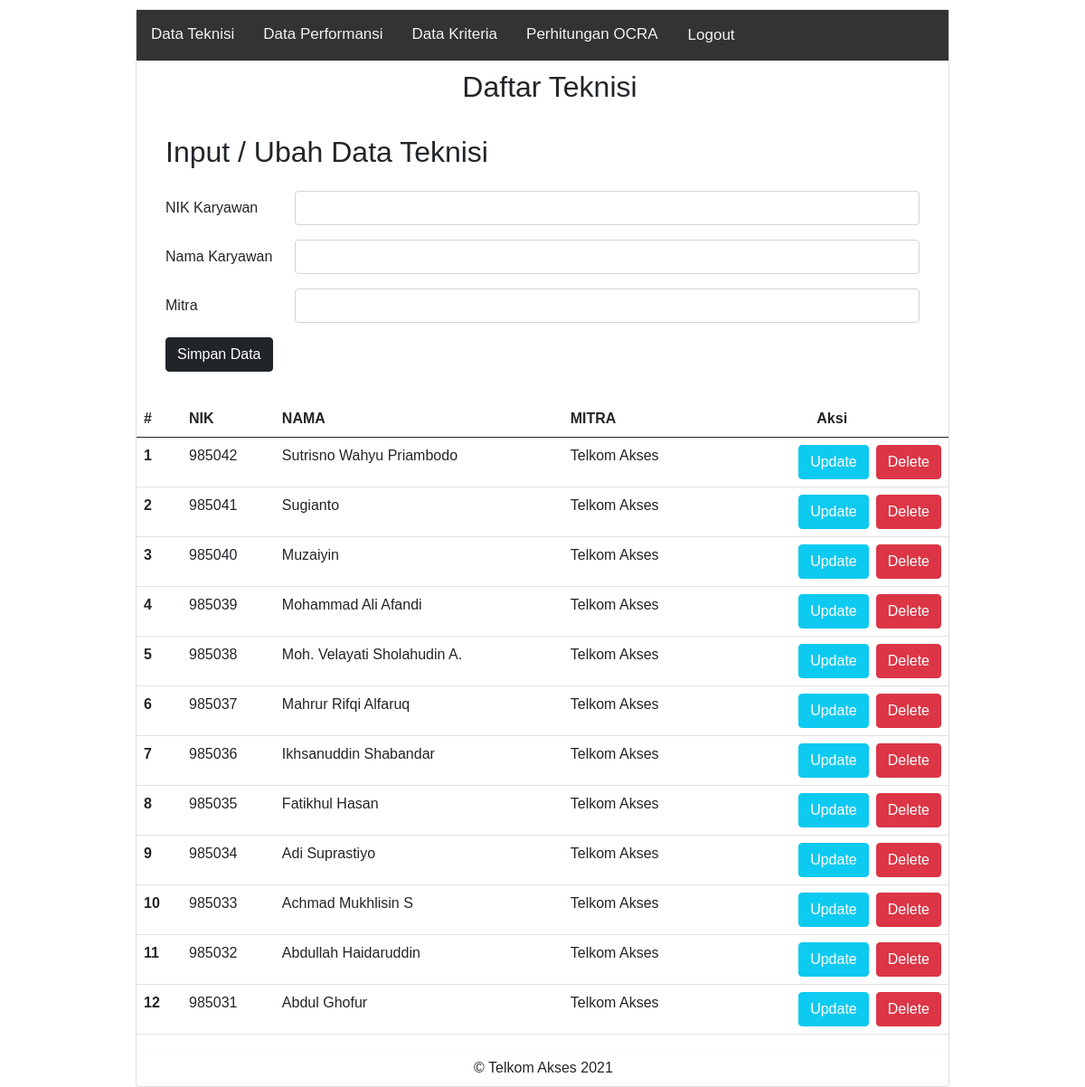
The page / on the database its author committed.
### tables this page shows
CREATE TABLE `tb_karyawan` (
  `id_karyawan` int(11) NOT NULL,
  `nik_karyawan` int(11) NOT NULL,
  `nama_karyawan` varchar(50) NOT NULL,
  `mitra` varchar(50) NOT NULL,
  `prod_c1` int(11) NOT NULL DEFAULT 0,
  `prod_c2` int(11) NOT NULL DEFAULT 0,
  `prod_c3` int(11) NOT NULL DEFAULT 0,
  `prod_c4` int(11) NOT NULL DEFAULT 0
);

### index.php (the view, shortened to what this page needs)
<?php
$host       = "localhost";
$user       = "root";
$pass       = "";
$db         = "ocra";
$koneksi    = mysqli_connect($host, $user, $pass, $db);
$nik_karyawan     = "";
$nama_karyawan    = "";
$mitra            = "";
?>
<!DOCTYPE html>
<html lang="en">
<head>
    <link href="https://cdn.jsdelivr.net/npm/bootstrap@5.0.0-beta2/dist/css/bootstrap.min.css" rel="stylesheet">
</head>
<body>
<div class="card mx-auto">
            <div class="topnav">
                <a href="index.php">Data Teknisi</a>
                <a href="performansi.php">Data Performansi</a>
                <a href="kriteria.php">Data Kriteria</a>
                <a href="">Perhitungan OCRA</a>
                <a href="" class="btn button_right">Logout</a>
            </div>
            <div style="padding-left:16px; margin-top:10px">
                <center><h2>Daftar Teknisi</h2></center>
            </div>
            <div class="card-body">
            <div style="padding-left:16px; margin-top:10px">
                <h2>Input / Ubah Data Teknisi</h2>
            </div>
            <div class="card-body">
                <form action="index.php<?php if(isset($_GET['op'])){echo "?op=".$_GET['op']."&id=".$_GET['id'];}?>" method="POST" enctype="multipart/form-data">
                    <div class="mb-3 row">
                        <label for="nik_karyawan" class="col-sm-2 col-form-label">NIK Karyawan</label>
                        <div class="col-sm-10">
                            <input type="text" class="form-control" id="nik_karyawan" name="nik_karyawan" value="<?php echo $nik_karyawan ?>">
                        </div>
                    </div>
                    <div class="mb-3 row">
                        <label for="nama_karyawan" class="col-sm-2 col-form-label">Nama Karyawan</label>
                        <div class="col-sm-10">
                            <input type="text" class="form-control" id="nama_karyawan" name="nama_karyawan" value="<?php echo $nama_karyawan ?>">
                        </div>
                    </div>
                    <div class="mb-3 row">
                        <label for="mitra" class="col-sm-2 col-form-label">Mitra</label>
                        <div class="col-sm-10">
                            <input type="text" class="form-control" id="mitra" name="mitra" value="<?php echo $mitra ?>">
                        </div>
                    </div>
                    <div class="col-12">
                        <input type="submit" name="simpan" value="<?php if(isset($_GET['op'])){echo "Ubah Data";}else{echo "Simpan Data";}?>" class="btn btn-dark" />
                    </div>
                    </form>
                </div>
            </div>
            <table class="table">
                    <thead>
                        <tr>
                            <th scope="col">#</th>
                            <th scope="col">NIK</th>
                            <th scope="col">NAMA</th>
                            <th scope="col">MITRA</th>
                            <th scope="col"><center>Aksi</center></th>
                        </tr>
                    </thead>
                    <tbody id="myTable">
                    <?php
                        $sql2   = "select * from tb_karyawan order by id_karyawan desc";
                        $q2     = mysqli_query($koneksi, $sql2);
                        $urut   = 1;
                        while ($r2 = mysqli_fetch_array($q2)) {
                            $id                 = $r2['id_karyawan'];
                            $nik_karyawan       = $r2['nik_karyawan'];
                            $nama_karyawan      = $r2['nama_karyawan'];
                            $mitra              = $r2['mitra'];
                    ?>
                            <tr>
                                <th scope="row"><?php echo $urut++ ?></th>
                                <td scope="row"><?php echo $nik_karyawan ?></td>
                                <td scope="row"><?php echo $nama_karyawan ?></td>
                                <td scope="row"><?php echo $mitra ?></td>
                                <td scope="row">
                                <div class="d-grid gap-2 d-md-flex justify-content-md-end">
                                    <a href="index.php?op=edit&id=<?php echo $id ?>"><button type="button" class="btn btn-info text-white">Update</button></a>
                                    <a href="index.php?op=delete&id=<?php echo $id ?>" onclick="return confirm('Yakin mau delete data?')"><button type="button" class="btn btn-danger">Delete</button></a>
                                </div>
                                </td>
                            </tr>
                            <?php
                                }
                            ?>
                    </tbody>
                </table>
                <div class="mx-auto card-footer bg-transparent border-light"><center>&copy; Telkom Akses 2021</center></div>
            </div>
</body>
</html>

### index.php (style rules this page uses)
.mx-auto { width: 900px }
.button_right { float: right; margin-right: 15px; }
.card { margin-top: 10px; }
body { margin: 0; font-family: Arial, Helvetica, sans-serif; }
.topnav { overflow: hidden; background-color: #333; }
.topnav a { float: left; color: #f2f2f2; text-align: center; padding: 14px 16px; text-decoration: none; font-size: 17px; }

### rows shown on the page
tb_karyawan: nik_karyawan "985042", nama_karyawan "Sutrisno Wahyu Priambodo", mitra "Telkom Akses"
tb_karyawan: nik_karyawan "985041", nama_karyawan "Sugianto", mitra "Telkom Akses"
tb_karyawan: nik_karyawan "985040", nama_karyawan "Muzaiyin", mitra "Telkom Akses"
tb_karyawan: nik_karyawan "985039", nama_karyawan "Mohammad Ali Afandi", mitra "Telkom Akses"
tb_karyawan: nik_karyawan "985038", nama_karyawan "Moh. Velayati Sholahudin A.", mitra "Telkom Akses"
tb_karyawan: nik_karyawan "985037", nama_karyawan "Mahrur Rifqi Alfaruq", mitra "Telkom Akses"
tb_karyawan: nik_karyawan "985036", nama_karyawan "Ikhsanuddin Shabandar", mitra "Telkom Akses"
tb_karyawan: nik_karyawan "985035", nama_karyawan "Fatikhul Hasan", mitra "Telkom Akses"
tb_karyawan: nik_karyawan "985034", nama_karyawan "Adi Suprastiyo", mitra "Telkom Akses"
tb_karyawan: nik_karyawan "985033", nama_karyawan "Achmad Mukhlisin S", mitra "Telkom Akses"
tb_karyawan: nik_karyawan "985032", nama_karyawan "Abdullah Haidaruddin", mitra "Telkom Akses"
tb_karyawan: nik_karyawan "985031", nama_karyawan "Abdul Ghofur", mitra "Telkom Akses"
